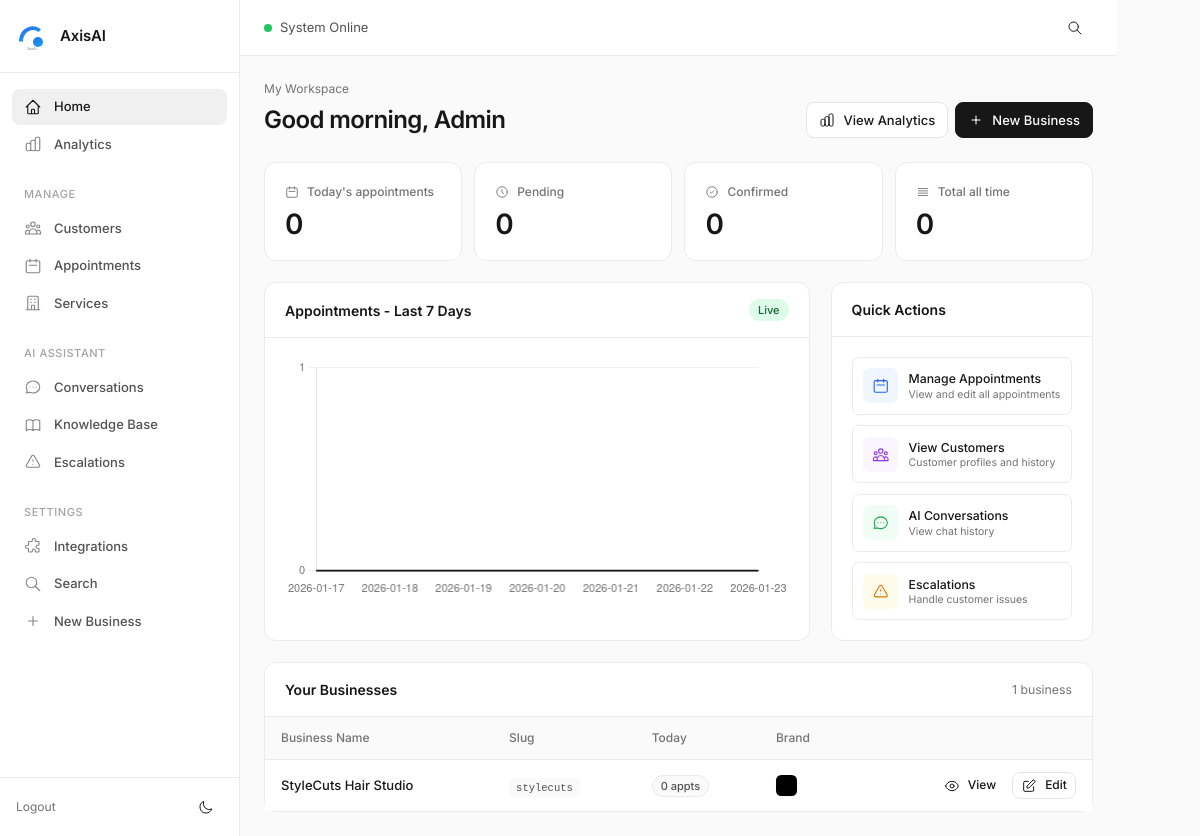
Before: /businesses (signed in) with the older database file.
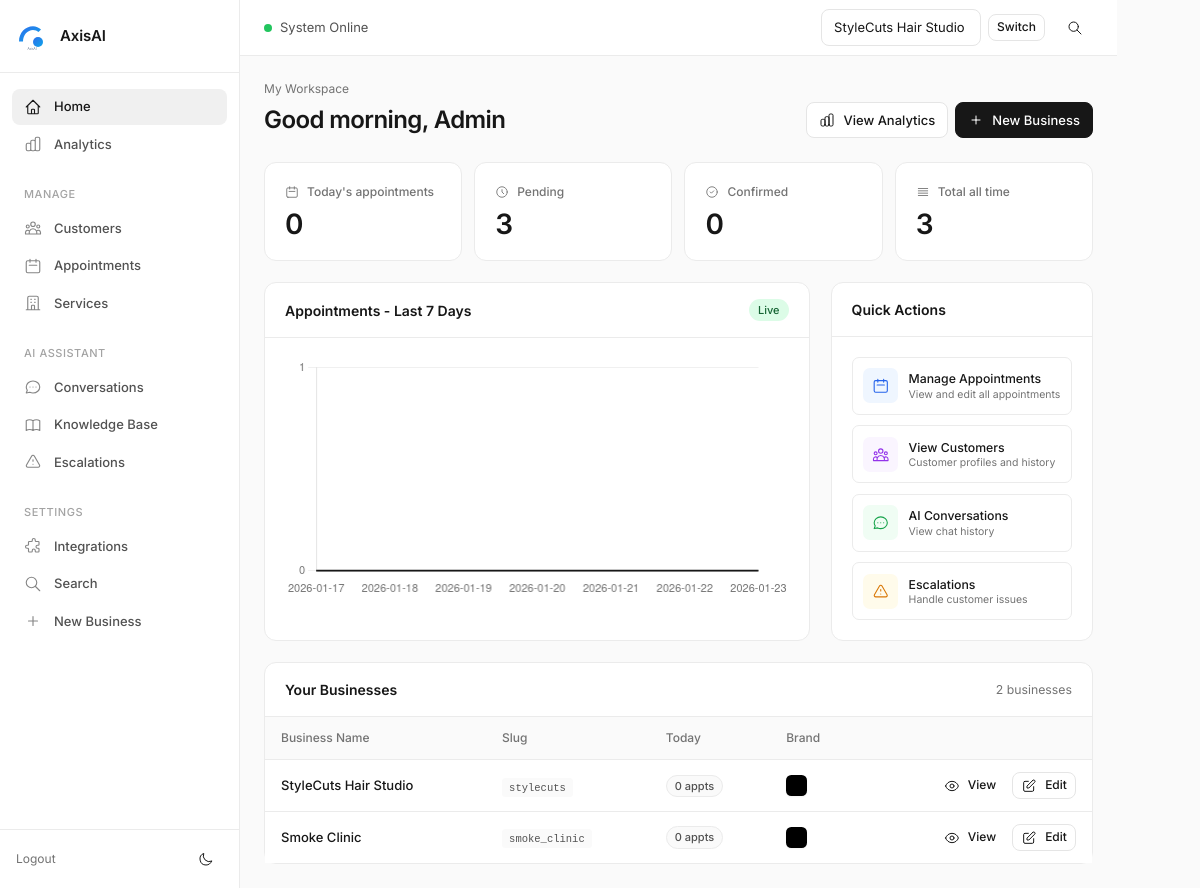
After: the same page with the newer database file.
### tables this page shows
CREATE TABLE businesses (
            id INTEGER PRIMARY KEY AUTOINCREMENT,
            name TEXT NOT NULL UNIQUE,
            slug TEXT NOT NULL UNIQUE,
            created_at TEXT NOT NULL DEFAULT CURRENT_TIMESTAMP
        , hours TEXT, address TEXT, services TEXT, tone TEXT, escalation_phone TEXT, escalation_email TEXT, data_retention_days INTEGER DEFAULT 365, accent_color TEXT, logo_path TEXT, settings_json TEXT, files_path TEXT, static_path TEXT, archived INTEGER DEFAULT 0, tenant_key TEXT);

### dashboard.py (the view, shortened to what this page needs)
@app.route("/dashboard")
@app.route("/businesses")
def dashboard():
    if session.get("user") is None:
        return redirect(url_for("auth.login"))
    user = session.get("user")
    if user and user.get("role") == "admin":
        businesses = list_businesses(limit=500)
    appt_counts = {}
    kpis = {"today": 0, "pending": 0, "confirmed": 0, "total": 0}
    series_labels = []
    series_values = []
    if businesses:
        ids = [b["id"] for b in businesses]
        placeholders = ",".join("?" * len(ids))
        with get_conn() as con:
            row = con.execute(
                f"SELECT COUNT(*) c FROM appointments WHERE business_id IN ({placeholders})",
                tuple(ids)
            ).fetchone()
            kpis["total"] = row["c"] if row else 0
            row = con.execute(f"""
                SELECT COUNT(*) c FROM appointments
                WHERE business_id IN ({placeholders})
                  AND date(COALESCE(start_at, created_at)) = date('now', 'localtime')
            """, tuple(ids)).fetchone()
            kpis["today"] = row["c"] if row else 0
            rows = con.execute(f"""
                SELECT status, COUNT(*) c FROM appointments
                WHERE business_id IN ({placeholders})
                GROUP BY status
            """, tuple(ids)).fetchall()
            for r in rows or []:
                if r["status"] in ("pending", "confirmed"):
                    kpis[r["status"]] = r["c"]
            for b in businesses:
                row = con.execute("""
                    SELECT COUNT(*) c FROM appointments
                    WHERE business_id = ?
                      AND date(COALESCE(start_at, created_at)) = date('now', 'localtime')
                """, (b["id"],)).fetchone()
                appt_counts[b["id"]] = row["c"] if row else 0
            start = (datetime.now() - timedelta(days=6)).strftime("%Y-%m-%d")
            rows = con.execute(f"""
                SELECT date(COALESCE(start_at, created_at)) d, COUNT(*) c
                FROM appointments
                WHERE business_id IN ({placeholders})
                  AND date(COALESCE(start_at, created_at)) >= date(?)
                GROUP BY d ORDER BY d
            """, (*ids, start)).fetchall()
            data = {r["d"]: r["c"] for r in rows or []}
            for i in range(7):
                d = (datetime.now() - timedelta(days=6 - i)).strftime("%Y-%m-%d")
                series_labels.append(d)
                series_values.append(int(data.get(d, 0)))
    from datetime import datetime as dt
    return render_template(
        "dashboard.html",
        businesses=businesses,
        business=None,
        appt_counts=appt_counts,
        kpis=kpis,
        series_labels=series_labels,
        series_values=series_values,
        now=dt.now()
    )

### core/authz.py (called while the page is built)
def get_allowed_business_ids_for_user(user) -> List[int]:
    if not user:
        return []
    if user.get("role") == "admin":
        with get_conn() as con:
            return [r["id"] for r in con.execute("SELECT id FROM businesses").fetchall()]
    with get_conn() as con:
        rows = con.execute("SELECT business_id FROM business_users WHERE user_id=?", (user["id"],)).fetchall()
        return [r["business_id"] for r in rows]

### core/csrf.py (called while the page is built, shortened)
def _get_token():
    tok = session.get("csrf_token")
    if not tok:
        tok = secrets.token_urlsafe(32)
        session["csrf_token"] = tok
    return tok

def register_csrf(app):
    @app.context_processor
    def inject_csrf():
        return {"csrf_token": _get_token()}
    @app.before_request
    def enforce_csrf():
        if request.method in _EXEMPT_METHODS:
            return

### core/db.py (called while the page is built)
def get_conn() -> sqlite3.Connection:
    con = sqlite3.connect(DB_PATH, timeout=30.0)
    con.row_factory = sqlite3.Row
    con.execute("PRAGMA foreign_keys = ON;")
    con.execute("PRAGMA journal_mode = WAL;")  # Better concurrency
    return con

### templates/dashboard.html (shortened to what the changed rows need)
{% extends "base.html" %}
{% block content %}
<div class="page-header">
  <div class="flex flex-col sm:flex-row sm:items-center sm:justify-between gap-4">
    <h1 class="page-title">Good {{ 'morning' if now.hour < 12 else ('afternoon' if now.hour < 18 else 'evening') }}, {{ session.user.email.split('@')[0]|title if session.user else 'there' }}</h1>
  </div>
</div>
<div class="stats-grid mb-6">
  <div class="stat-card">
    <div class="stat-label">
      <svg class="w-4 h-4" fill="none" stroke="currentColor" viewBox="0 0 24 24"><path stroke-linecap="round" stroke-linejoin="round" stroke-width="1.5" d="M12 8v4l3 3m6-3a9 9 0 11-18 0 9 9 0 0118 0z"/></svg>
      Pending
    </div>
    <div class="stat-value">{{ kpis.get("pending", 0) }}</div>
  </div>
  <div class="stat-card">
    <div class="stat-label">
      <svg class="w-4 h-4" fill="none" stroke="currentColor" viewBox="0 0 24 24"><path stroke-linecap="round" stroke-linejoin="round" stroke-width="1.5" d="M4 6h16M4 10h16M4 14h16M4 18h16"/></svg>
      Total all time
    </div>
    <div class="stat-value">{{ kpis.get("total", 0) }}</div>
  </div>
</div>
<div class="card mt-6">
  <div class="card-header">
    <h3 class="card-title">Your Businesses</h3>
    <span class="text-sm text-tertiary">{{ businesses|length }} business{{ 'es' if businesses|length != 1 else '' }}</span>
  </div>
  <div class="table-container" style="border: none; border-radius: 0;">
    <table class="table">
      <thead>
        <tr>
          <th>Business Name</th>
          <th>Slug</th>
          <th>Today</th>
          <th>Brand</th>
          <th></th>
        </tr>
      </thead>
      <tbody>
        {% for b in businesses %}
        <tr>
          <td>
            <div class="font-medium text-primary">{{ b['name'] }}</div>
          </td>
          <td>
            <code class="text-xs px-2 py-1 rounded" style="background: var(--bg-muted);">{{ b['slug'] }}</code>
          </td>
          <td>
            <span class="badge">{{ appt_counts.get(b['id'], 0) }} appt{{ 's' if appt_counts.get(b['id'], 0) != 1 else '' }}</span>
          </td>
          <td>
            {% set ac = b.get('accent_color') or '#000000' %}
            <div class="w-6 h-6 rounded-md shadow-sm" style="background: {{ ac }};"></div>
          </td>
          <td class="text-right">
            <div class="flex items-center justify-end gap-2">
              <a href="{{ url_for('appointments.appointments_index') }}?business_id={{ b['id'] }}" class="btn btn-sm btn-ghost">
                View
              </a>
              <a href="{{ url_for('edit_business', business_id=b['id']) }}" class="btn btn-sm">
                <svg class="w-4 h-4" fill="none" stroke="currentColor" viewBox="0 0 24 24"><path stroke-linecap="round" stroke-linejoin="round" stroke-width="1.5" d="M11 5H6a2 2 0 00-2 2v11a2 2 0 002 2h11a2 2 0 002-2v-5m-1.414-9.414a2 2 0 112.828 2.828L11.828 15H9v-2.828l8.586-8.586z"/></svg>
                Edit
              </a>
            </div>
          </td>
        </tr>
        {% endfor %}
      </tbody>
    </table>
  </div>
</div>
<script>
document.addEventListener('DOMContentLoaded', function() {
  const canvas = document.getElementById('kpiChart');
  if (!canvas) return;
  const labels = JSON.parse(canvas.dataset.labels || '[]');
  const values = JSON.parse(canvas.dataset.values || '[]');
  new Chart(canvas, {
    type: 'line',
    data: {
      labels: labels,
      datasets: [{
        label: 'Appointments',
        data: values,
        borderColor: '#171717',
        backgroundColor: 'rgba(23, 23, 23, 0.05)',
        fill: true,
        tension: 0.4,
        borderWidth: 2,
        pointRadius: 0,
        pointHoverRadius: 6,
        pointBackgroundColor: '#171717'
      }]
    },
    options: {
      responsive: true,
      maintainAspectRatio: false,
      interaction: {
        intersect: false,
        mode: 'index'
      },
      plugins: {
        legend: { display: false },
        tooltip: {
          backgroundColor: '#171717',
          titleColor: '#fff',
          bodyColor: '#fff',
          padding: 12,
          cornerRadius: 8,
          displayColors: false
        }
      },
      scales: {
        x: {
          grid: { display: false },
          ticks: { color: '#737373', font: { size: 11 } }
        },
        y: {
          beginAtZero: true,
          grid: { color: '#f0f0f0' },
          ticks: { color: '#737373', font: { size: 11 }, stepSize: 1 }
        }
      }
    }
  });
});
</script>
{% endblock %}

Changed rows visible on the page:
added businesses: name "Smoke Clinic", slug "smoke_clinic", get "0", id "s"
Other visible differences:
form field active_business_id: (not shown) → "StyleCuts Hair Studio"
{{ kpis.get("pending", 0) }}: "0" → "3"
{{ kpis.get("total", 0) }}: "0" → "3"
{{ businesses|length }}: "1" → "2"
{{ 'es' if businesses|length != 1 else '' }}: (not shown) → "es"
text now shown: "Switch"
